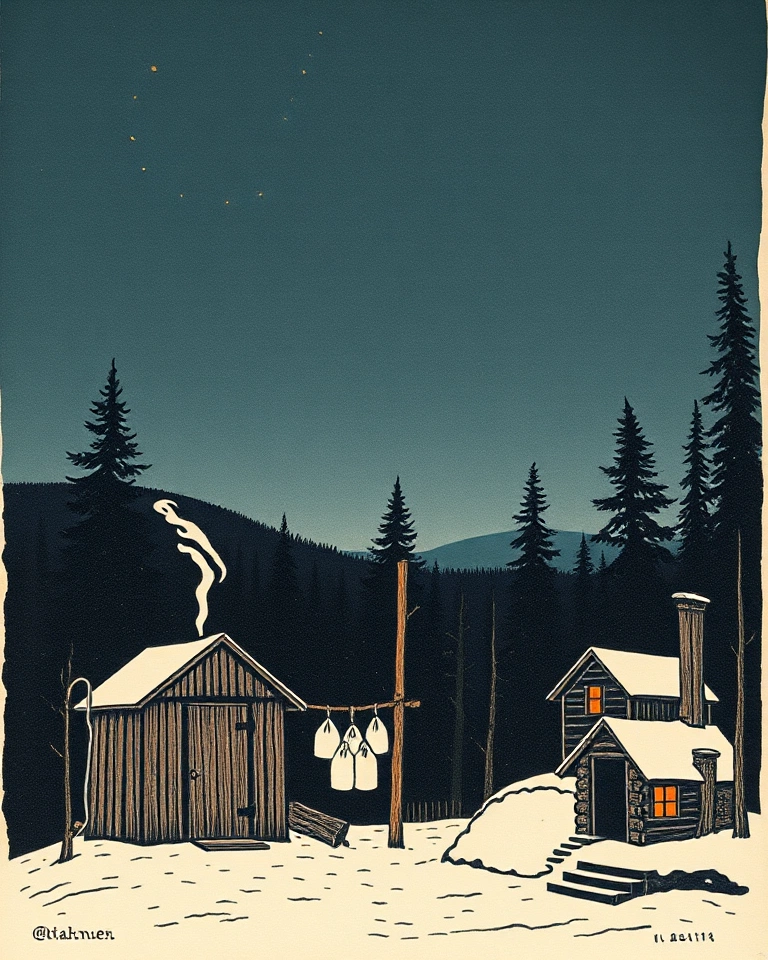
#> input picture images/tomes/essais-ia/tome-4/t4-flux-fumoir-a-1.webp, 768 x 960 px
$ python retouche_lac.py t4-flux-fumoir-a-1.webp t4-flux-sechoir-a-1.webp
#> lines starting #> are read from the running program, lines starting #| are printed output that depends on the picture; after the words box and inside, x2 and y2 are one past the last pixel; in counts of white or black regions, pixels touching at a corner belong together
"""Tome 4 : la candidate 2 retravaillée (JP, 18 octobre 2026 : « la 2, mais retravaille ombre, soleil et objets pour
moins l'air AI »). Ce qui faisait IA : le soleil lisse en dégradé et son halo, le reflet en échelle de barres floues,
les ombres molles sur la neige, la chaloupe aux poignées de traîneau et aux rames croisées, la fumée en S parfait, les
seize poissons identiques en rangs, deux sapins miniatures posés sur la neige. On les refait comme une linogravure :
aplats, bords nets, entailles de gouge.
    python3 retouche_lac.py SOURCE SORTIE
Les coordonnées sont celles de l'image 768 × 960 ; elles se multiplient par K (4 sur l'image agrandie)."""
import sys, random, math
import numpy as np
from PIL import Image, ImageDraw
from scipy import ndimage

src, dst = sys.argv[1], sys.argv[2]
im = Image.open(src).convert('RGB')
#> im is the input picture: PIL image 768x960 RGB; mean R, G, B 80.8, 96.2, 93.3
K = im.width / 768
R = random.Random(4)
ORIG = np.asarray(im).astype(int)
CIEL = (51, 82, 89); PAPIER = (245, 234, 204); ORANGE = (246, 128, 32); ENCRE = (20, 28, 36); OMBRE = (104, 124, 120)
d = ImageDraw.Draw(im)
k = lambda v: v * K
P = lambda pts: [(k(x), k(y)) for x, y in pts]
def lum(x, y):
    return ORIG[int(k(y)), int(k(x))].mean()

def trait(pts, w0, w1, fill):
    """Une entaille effilée : largeur w0 au départ, w1 au bout (en px de l'image 768)."""
    gauche, droite = [], []
    for i, (x, y) in enumerate(pts):
        a = pts[min(i + 1, len(pts) - 1)]; b = pts[max(i - 1, 0)]
        dx, dy = a[0] - b[0], a[1] - b[1]; n = math.hypot(dx, dy) or 1
        w = (w0 + (w1 - w0) * i / (len(pts) - 1)) / 2
        gauche.append((x - dy / n * w, y + dx / n * w)); droite.append((x + dy / n * w, y - dx / n * w))
    d.polygon(P(gauche + droite[::-1]), fill=fill)

# 1. le soleil : un aplat orange au bord net, sans halo, barré de trois entailles couleur du ciel
cx, cy, r = 478, 481, 53
H, W = ORIG.shape[:2]
yy, xx = np.mgrid[0:H, 0:W] / K
dist = np.hypot(xx - cx, yy - cy)
colline = ORIG.mean(2) < 45
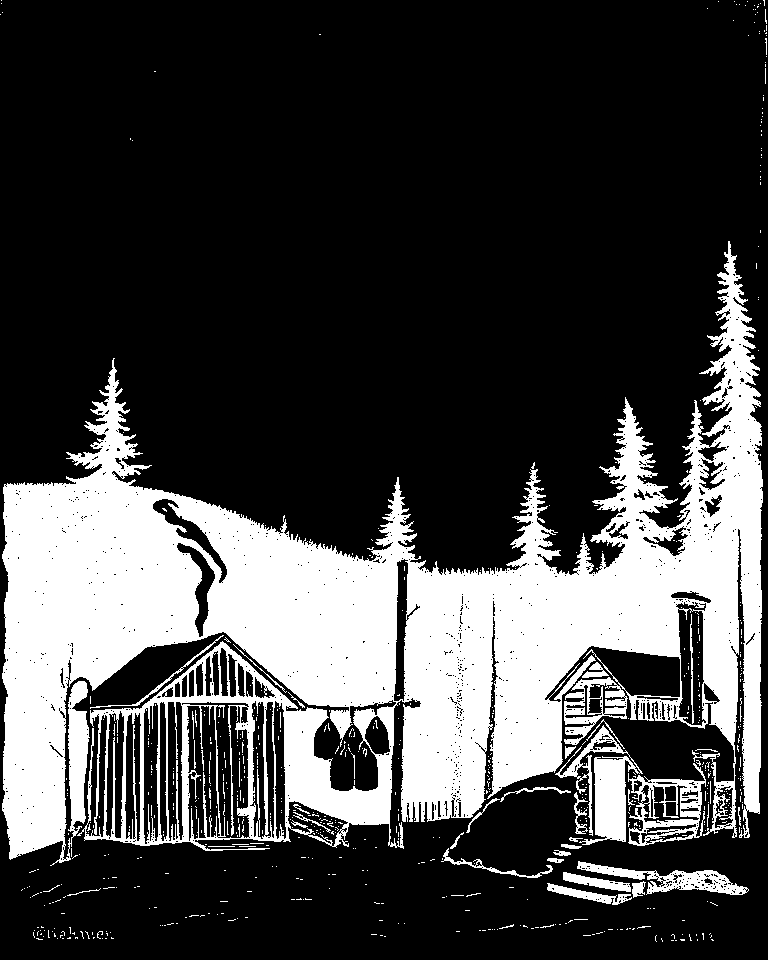
#> colline: shape (960, 768) bool; 26.3% white; 691 white regions (648 under 20 px), largest, box (x1, y1, x2, y2) and area: (2, 241, 763, 866) 179806, (555, 725, 643, 845) 3701, (628, 763, 706, 846) 2414
arr = np.asarray(im).copy()
halo = (dist < r + 10) & (yy < 520) & ~colline
#> halo: shape (960, 768) bool; 1.4% white; 12 white regions (10 under 20 px), largest, box (x1, y1, x2, y2) and area: (416, 419, 541, 520) 10214, (533, 481, 541, 489) 37
arr[halo] = CIEL
ang = np.arctan2(yy - cy, xx - cx)
bord_main = r + 0.5 * np.sin(ang * 7 + 1.3) + 0.35 * np.sin(ang * 13)      # le bord coupé à la main, pas au compas
arr[(dist <= bord_main) & (yy < 520) & ~colline] = ORANGE
im = Image.fromarray(arr.astype(np.uint8)); d = ImageDraw.Draw(im)
# la colline repasse devant
arr = np.asarray(im).copy(); arr[colline & (yy < 520) & (dist < r + 12)] = ORIG[colline & (yy < 520) & (dist < r + 12)]
im = Image.fromarray(arr.astype(np.uint8)); d = ImageDraw.Draw(im)

# 2. le reflet : le lac remis à plat, puis des traits orange effilés qui raccourcissent en descendant
d.rectangle(P([(386, 523), (488, 642)]), fill=CIEL)
y = 525.0
while y < 640:
    t = (y - 525) / 115; demi = 34 * (1 - t * 0.75); x = 470 - demi * R.uniform(0.7, 1.1)
    while x < 470 + demi * R.uniform(0.7, 1.1):                 # chaque rangée : deux à quatre morceaux, pas une barre
        L = R.uniform(5, 22) * (1 - t * 0.5); e = R.uniform(1.4, 2.6) * (1 - t * 0.45)
        if R.random() > t * 0.55:
            trait([(x, y + R.uniform(-0.6, 0.6)), (x + L / 2, y + R.uniform(-0.5, 0.5)), (x + L, y + R.uniform(-0.6, 0.6))], 0.3, e, ORANGE)
        x += L + R.uniform(3, 10)
    y += R.uniform(3.8, 7.5) + t * 3

# 3. la fumée : le S parfait part, deux filets qui ondulent et s'amincissent montent du feu
zf = (xx > 334) & (xx < 406) & (yy > 575) & (yy < 700)
fum = zf & (np.abs(ORIG - np.array(CIEL)).sum(2) > 30) & (ORIG[:, :, 0] - ORIG[:, :, 2] < 70)      # pas la flamme
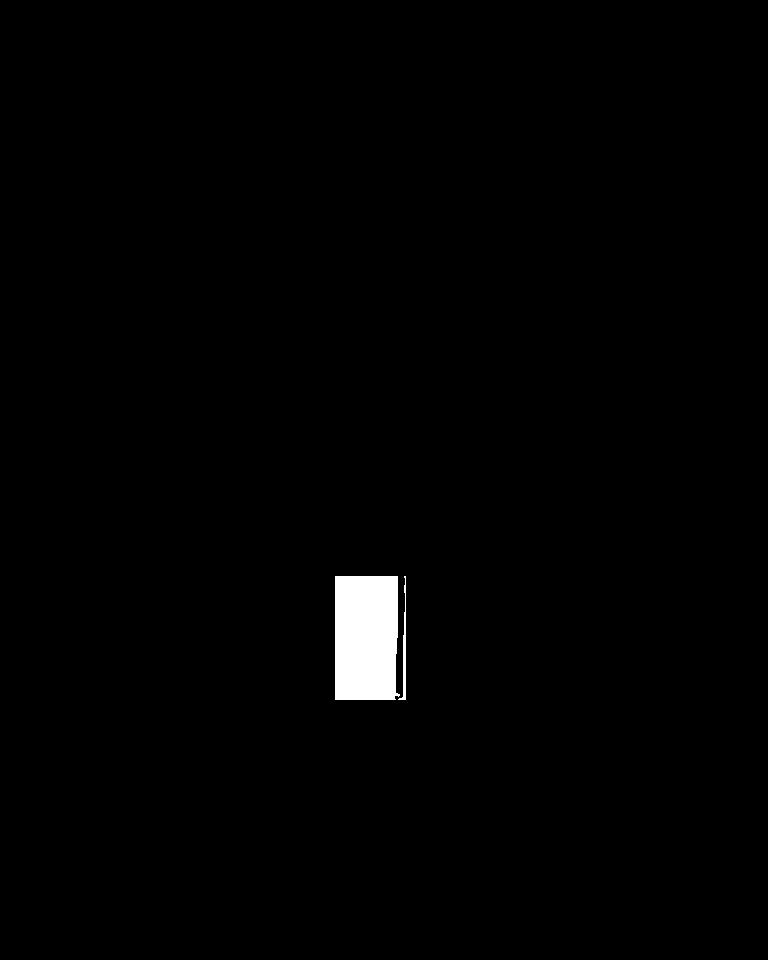
#> fum: shape (960, 768) bool; 1.1% white; 2 white regions, box (x1, y1, x2, y2) and area: (335, 576, 400, 700) 7712, (398, 576, 406, 700) 297
fum |= (xx > 364) & (xx < 394) & (yy >= 684) & (yy < 697) & (ORIG.min(2) > 175)          # le bout blanc du S sur la flamme
ra, rb = 717, 705                                            # la rive à x = 348 et à x = 408
lac = yy < ra + (rb - ra) * (xx - 348) / 60 - 0.5
arr = np.asarray(im).copy(); arr[ndimage.binary_dilation(fum, iterations=int(2 * K)) & lac] = CIEL
#> after `arr[ndimage.binary_dilation(fum, iterations=int(2 * K)) & lac] = CIEL`:
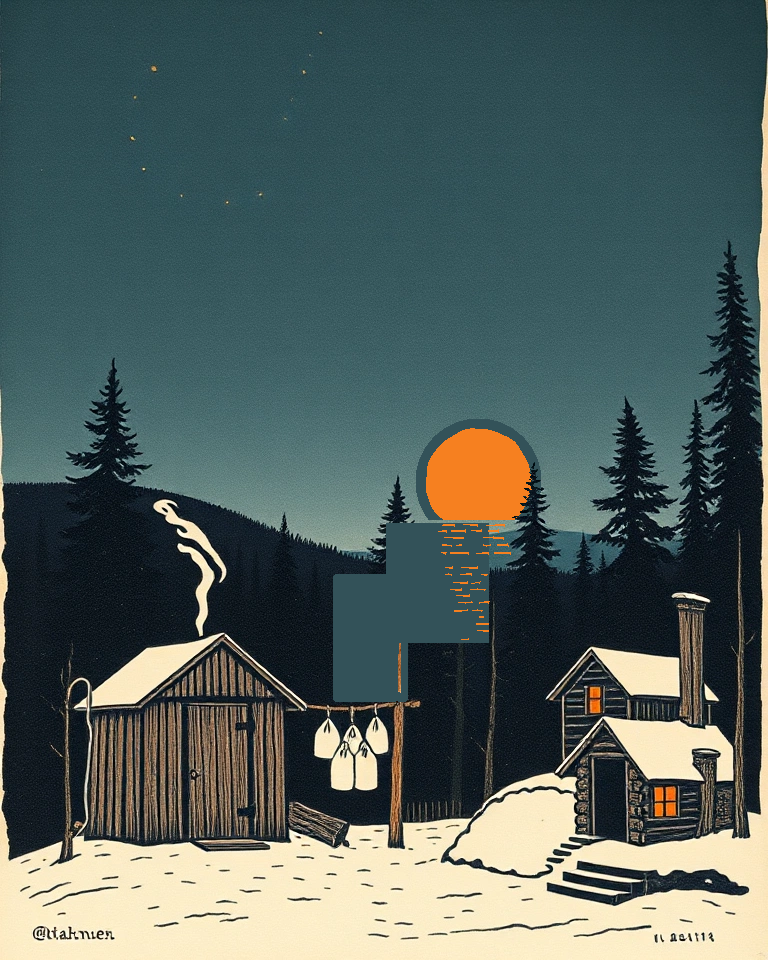
#> arr: shape (960, 768, 3); mean R, G, B 82.8, 97.1, 93.1
im = Image.fromarray(arr.astype(np.uint8)); d = ImageDraw.Draw(im)
# la fumée penche vers les poissons : un ruban large d'une encre à peine plus claire que le lac, qui ondule et
# s'amincit, plutôt qu'un trait blanc
FUMEE = (84, 110, 116)
pts = [(380 - 64 * u + 7 * math.sin(1.2 + 7 * u), ra + (rb - ra) * 0.5 - 2 - 108 * u) for u in np.linspace(0, 1, 40)]
trait(pts, 11, 3, FUMEE)
pts = [(384 - 40 * u + 5 * math.sin(3.0 + 9 * u), ra + (rb - ra) * 0.5 - 14 - 70 * u) for u in np.linspace(0, 1, 30)]
trait(pts, 5, 1.2, FUMEE)

# 4. la chaloupe part, sans rien à sa place (JP : « enlève le mini canot »)
zone_c = Image.new('L', im.size, 0)
#> zone_c: PIL image 768x960 L; every value is 0
ImageDraw.Draw(zone_c).polygon(P([(433, 707), (468, 702), (540, 724), (604, 737), (618, 800), (612, 884), (442, 884), (434, 840)]), fill=255)
#> zone_c: PIL image 768x960 L; 4% white; 1 white region, box (x1, y1, x2, y2) and area: (433, 702, 619, 885) 29762
vieux = (np.asarray(zone_c) > 0) & (np.abs(ORIG - np.array(PAPIER)).sum(2) > 60)      # la chaloupe, ses rames, son ombre
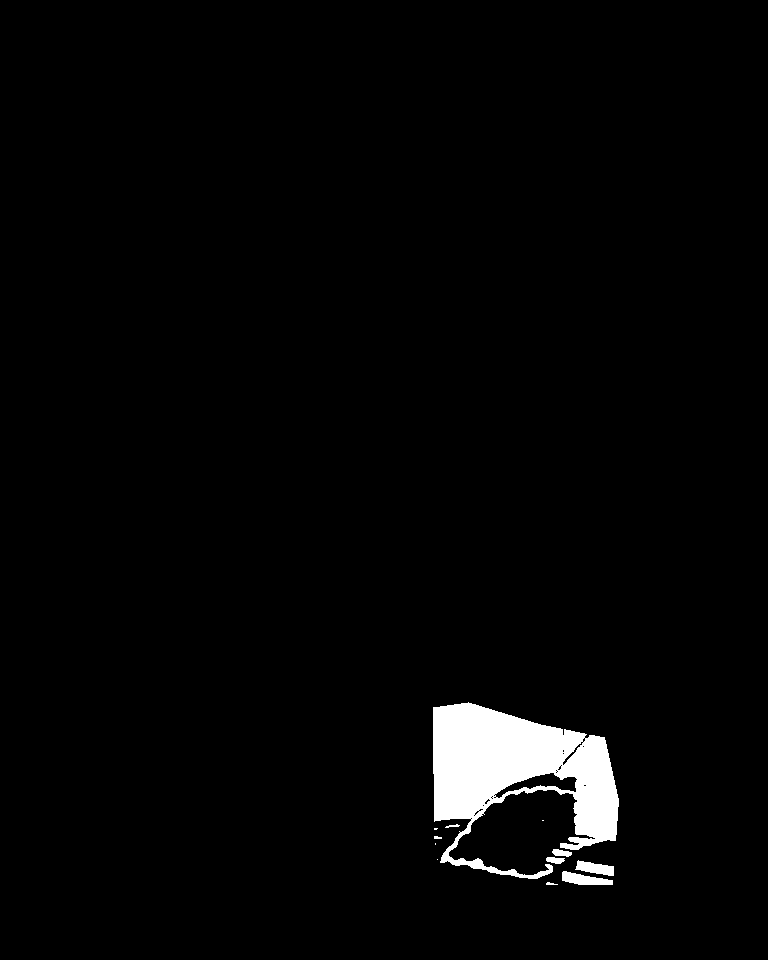
#> vieux: shape (960, 768) bool; 2.4% white; 12 white regions (4 under 20 px), largest, box (x1, y1, x2, y2) and area: (433, 702, 619, 879) 16950, (562, 871, 613, 885) 434, (575, 860, 614, 876) 369
arr = np.asarray(im).copy(); arr[ndimage.binary_dilation(vieux, iterations=int(2 * K))] = PAPIER
#> after `arr[ndimage.binary_dilation(vieux, iterations=int(2 * K))] = PAPIER`:
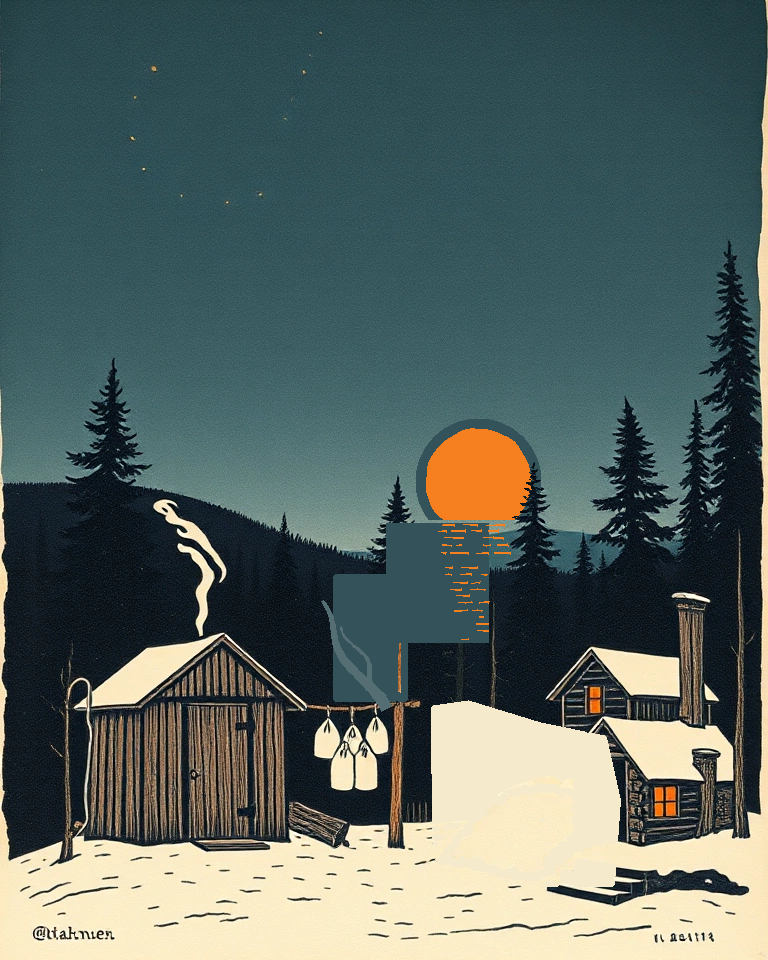
#> arr: shape (960, 768, 3); mean R, G, B 88.3, 102.1, 97.3
im = Image.fromarray(arr.astype(np.uint8)); d = ImageDraw.Draw(im)
for _ in range(9):                                            # la neige garde ses entailles d'ombre
    x, yv = R.uniform(430, 590), R.uniform(745, 875); L = R.uniform(8, 18)
    trait([(x, yv), (x + L / 2, yv - 0.8), (x + L, yv)], 0.4, 1.8, OMBRE)

# 5. les deux sapins miniatures posés sur la neige partent
for b in ((26, 868, 64, 930), (486, 868, 514, 906), (424, 722, 435, 735)):      # et un reste de la poignée de la chaloupe
    d.rectangle(P([(b[0], b[1]), (b[2], b[3])]), fill=PAPIER)

# 6. les poissons : seize identiques en rangs ; on les reprend un à un, en garde treize, chacun un peu différent
X0, Y0, X1, Y1 = 98, 521, 303, 702
box = [int(k(v)) for v in (X0, Y0, X1, Y1)]
zone = ORIG[box[1]:box[3], box[0]:box[2]]
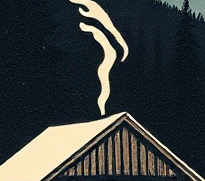
#> zone: shape (181, 205, 3) int64; mean R, G, B 56.9, 60.6, 59.7
fond = np.abs(zone - np.array(CIEL)).sum(2) > 70
#> fond: shape (181, 205) bool; 98% white; black in thin lines or dots
fond = ndimage.binary_opening(fond, iterations=max(2, int(1.6 * K)))
#> fond: shape (181, 205) bool; 96.5% white; black in thin lines or dots
fond = ndimage.binary_fill_holes(fond)
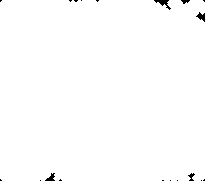
#> fond: shape (181, 205) bool; 99.4% white; 19 black regions (14 under 20 px), largest, box (x1, y1, x2, y2) and area: (154, 0, 171, 10) 63, (196, 12, 205, 22) 47, (45, 173, 55, 181) 43, (188, 173, 195, 181) 28, (181, 0, 190, 4) 22
lab, n = ndimage.label(fond)
#> n = 1
gabarits = []                                                 # les poissons qui ne touchent pas leurs voisins
for s_ in ndimage.find_objects(lab):
    h_, w_ = s_[0].stop - s_[0].start, s_[1].stop - s_[1].start
    if 60 * K < h_ < 90 * K and 18 * K < w_ < 28 * K:
        m = lab[s_] == lab[s_][h_ // 2, w_ // 2]
        gabarits.append(Image.fromarray(np.dstack([zone[s_], m * 255]).astype(np.uint8), 'RGBA'))
#> this loop made 1 pass
#> (h_, w_) on pass 1: (181, 205)
#> after the loop, gabarits = []
#> (the run stopped early here; a loop or call above may not have finished)

$ run again, on images/tomes/essais-ia/tome-4/t4-jugg-i2i-72-1.webp
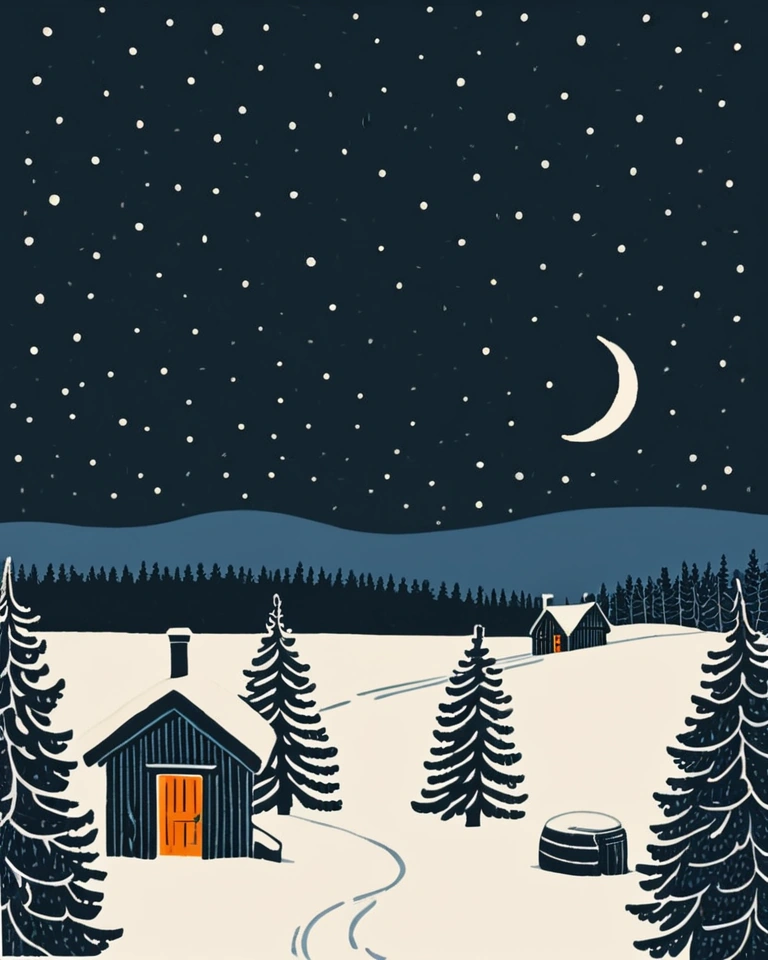
#> input picture images/tomes/essais-ia/tome-4/t4-jugg-i2i-72-1.webp, 768 x 960 px
#> im is the input picture: PIL image 768x960 RGB; mean R, G, B 74.2, 85.5, 90.9
#> `colline = ORIG.mean(2) < 45`:
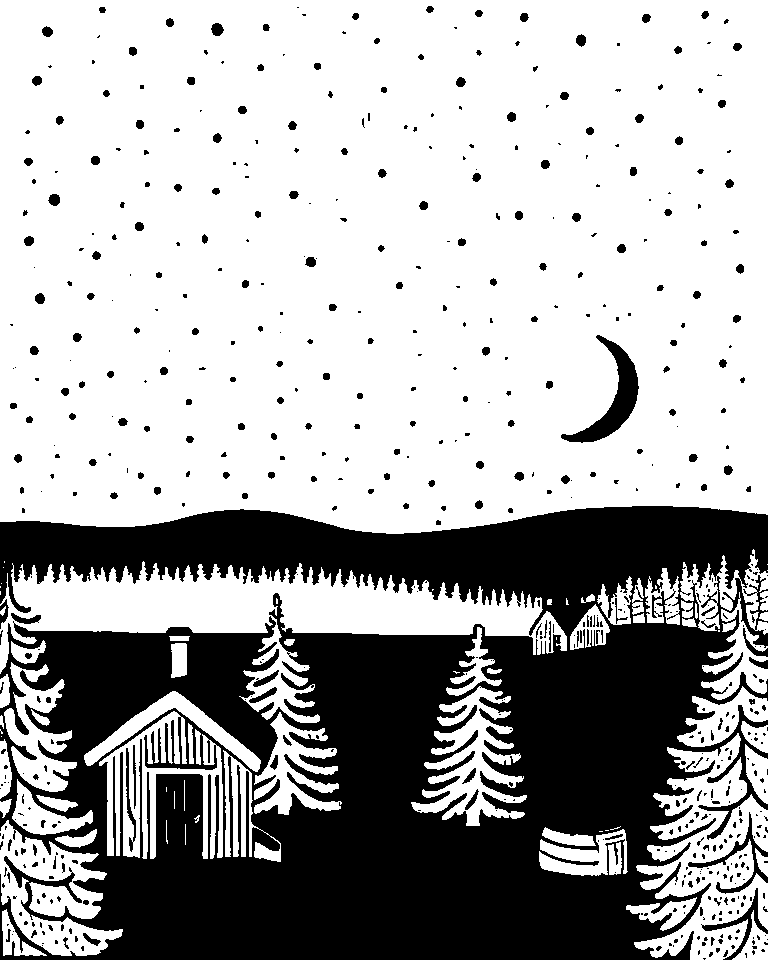
#> colline: shape (960, 768) bool; 66.8% white; 622 black regions (411 under 20 px), largest, box (x1, y1, x2, y2) and area: (0, 506, 768, 960) 227970, (561, 335, 639, 443) 2341, (688, 812, 768, 894) 890
#> halo: shape (960, 768) bool; 0.04% white; 11 white regions (4 under 20 px), largest, box (x1, y1, x2, y2) and area: (514, 472, 524, 481) 66, (475, 500, 483, 509) 54, (476, 461, 484, 469) 51
#> fum: shape (960, 768) bool; 1.2% white; 1 white region, box (x1, y1, x2, y2) and area: (335, 576, 406, 700) 8738
#> vieux: shape (960, 768) bool; 1.5% white; 3 white regions (1 under 20 px), largest, box (x1, y1, x2, y2) and area: (433, 702, 529, 828) 7669, (530, 811, 618, 877) 3654
#> `lab, n = ndimage.label(fond)`:
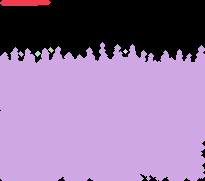
#> lab: shape (181, 205) int32; 6 distinct labels, from 0 to 5; one colour per label, 0 black
#> n = 5
#> the loop `for s_ in ndimage.find_objects(lab):` made 5 passes
#> (h_, w_) on passes 1 to 5: (6, 51), (139, 205), (6, 6), (5, 5), (6, 6)
#> after the loop `for s_ in ndimage.find_objects(lab):`: gabarits = []
